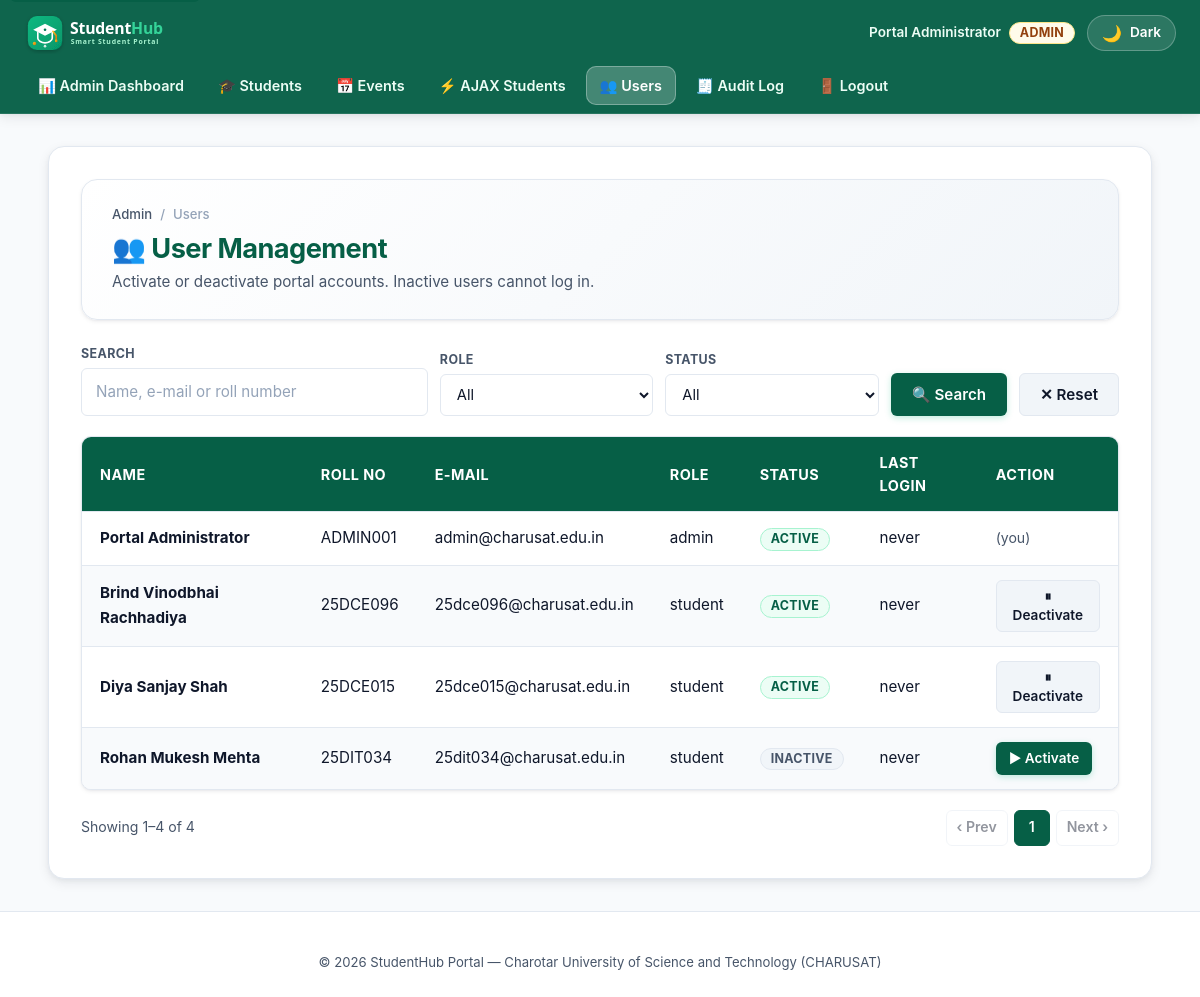
Screenshot of /Practical-14/users.php (signed in) with the database file from the repository.
### tables this page shows
CREATE TABLE `users` (
  `id` int(10) unsigned NOT NULL AUTO_INCREMENT,
  `fullname` varchar(60) NOT NULL,
  `student_id` varchar(15) NOT NULL,
  `email` varchar(100) NOT NULL,
  `mobile` char(10) NOT NULL,
  `course` varchar(50) NOT NULL,
  `year` varchar(30) NOT NULL,
  `gender` enum('Male','Female','Other') NOT NULL,
  `password_hash` varchar(255) NOT NULL,
  `role` enum('student','admin') NOT NULL DEFAULT 'student',
  `status` enum('active','inactive') NOT NULL DEFAULT 'active',
  `last_login` datetime DEFAULT NULL,
  `created_at` timestamp NOT NULL DEFAULT current_timestamp(),
  PRIMARY KEY (`id`),
  UNIQUE KEY `uq_users_email` (`email`),
  UNIQUE KEY `uq_users_student_id` (`student_id`)
);

### Practical(1-4)(Studenthub)/includes/helpers.php (called while the page is built, shortened)
<?php
function e($value): string
{
    return htmlspecialchars((string)$value, ENT_QUOTES | ENT_SUBSTITUTE, 'UTF-8');
}
function start_session(): void
{
    if (session_status() === PHP_SESSION_ACTIVE) {
        return;
    }
    $https = (!empty($_SERVER['HTTPS']) && $_SERVER['HTTPS'] !== 'off');
}
function current_user(): ?array
{
    return $_SESSION['user'] ?? null;
}
function url_with(array $changes): string
{
    $q = array_merge($_GET, $changes);
    return '?' . http_build_query($q);
}
function stmt_bind_all(mysqli_stmt $stmt, string $types, array $params): void
{
    if ($types !== '') {
        $stmt->bind_param($types, ...$params);
    }
}

### Practical(1-4)(Studenthub)/includes/auth.php (called while the page is built, shortened)
<?php
require_once __DIR__ . '/helpers.php';
function auth_boot(bool $allowRemember = true): ?array
{
    if (isset($_SESSION['user'])) {
        return $_SESSION['user'];
    }
    return null;
}
function require_login(): array
{
    $user = auth_boot();
    return $user;
}
function require_role(string $role): array
{
    $user = require_login();
    return $user;
}

### Practical-14/users.php (the view, shortened to what this page needs)
<?php
require_once __DIR__ . '/../includes/auth.php';
require_once __DIR__ . '/../includes/layout.php';
$admin = require_role('admin');
$q = trim($_GET['q'] ?? '');
$role = $_GET['role'] ?? '';
$status = $_GET['status'] ?? '';
$where = []; $types = ''; $params = [];
$w = $where ? 'WHERE ' . implode(' AND ', $where) : '';
$perPage = 10;
$stmt = $conn->prepare("SELECT COUNT(*) c FROM users $w");
stmt_bind_all($stmt, $types, $params); $stmt->execute();
$total = (int)$stmt->get_result()->fetch_assoc()['c']; $stmt->close();
[$page, , $offset, $pages] = paginate($total, $perPage, (int)($_GET['page'] ?? 1));
$stmt = $conn->prepare("SELECT id, fullname, student_id, email, role, status, last_login, created_at FROM users $w ORDER BY id LIMIT ? OFFSET ?");
stmt_bind_all($stmt, $types . 'ii', array_merge($params, [$perPage, $offset]));
$stmt->execute();
$rows = $stmt->get_result()->fetch_all(MYSQLI_ASSOC); $stmt->close();
sh_header(['title' => 'Users', 'active' => 'users', 'heading' => '👥 User Management',
    'subtitle' => 'Activate or deactivate portal accounts. Inactive users cannot log in.',
    'crumbs' => [['Admin', 'admin_dashboard.php'], ['Users']]]);
?>
<form method="get" class="inline-form toolbar" role="search" aria-label="Search users">
  <div class="field grow"><label for="q">Search</label><input type="search" id="q" name="q" value="<?= e($q) ?>" placeholder="Name, e-mail or roll number"></div>
  <div class="field"><label for="role">Role</label><select id="role" name="role"><option value="">All</option>
    <option value="admin"<?= $role === 'admin' ? ' selected' : '' ?>>Admin</option><option value="student"<?= $role === 'student' ? ' selected' : '' ?>>Student</option></select></div>
  <div class="field"><label for="status">Status</label><select id="status" name="status"><option value="">All</option>
    <option value="active"<?= $status === 'active' ? ' selected' : '' ?>>Active</option><option value="inactive"<?= $status === 'inactive' ? ' selected' : '' ?>>Inactive</option></select></div>
  <button class="btn btn-primary" type="submit">🔍 Search</button>
  <a class="btn btn-secondary" href="users.php">✕ Reset</a>
</form>
<div class="table-responsive"><table>
  <thead><tr><th>Name</th><th>Roll No</th><th>E-mail</th><th>Role</th><th>Status</th><th>Last login</th><th>Action</th></tr></thead><tbody>
<?php foreach ($rows as $u): $self = (int)$u['id'] === (int)$admin['id']; ?>
  <tr>
    <td><strong><?= e($u['fullname']) ?></strong></td><td><?= e($u['student_id']) ?></td><td><?= e($u['email']) ?></td>
    <td><?= e($u['role']) ?></td>
    <td><span class="badge <?= $u['status'] === 'active' ? 'badge-success' : 'badge-neutral' ?>"><?= e($u['status']) ?></span></td>
    <td><?= e($u['last_login'] ?: 'never') ?></td>
    <td><?php if ($self): ?><span class="muted">(you)</span><?php else: ?>
      <form method="post" class="inline-form" data-confirm="<?= $u['status'] === 'active' ? 'Deactivate' : 'Activate' ?> <?= e($u['fullname']) ?>?">
        <button class="btn <?= $u['status'] === 'active' ? 'btn-secondary' : 'btn-primary' ?> btn-sm" type="submit"><?= $u['status'] === 'active' ? '⏸ Deactivate' : '▶ Activate' ?></button>
      </form><?php endif; ?></td>
  </tr>
<?php endforeach; ?></tbody></table></div>
<?php sh_pager($page, $pages, $total, $perPage); ?>
<?php sh_footer(); ?>

### Practical(1-4)(Studenthub)/includes/layout.php (shortened to what this page needs)
<?php
require_once __DIR__ . '/helpers.php';
function sh_menu(): array
{
    $user = current_user();
    $html = '../Html%20folder/';
    if ($user['role'] === 'admin') {
        return [
            'admin'    => ['📊 Admin Dashboard', '../Practical-14/admin_dashboard.php'],
            'students' => ['🎓 Students', '../Practical-11/students_list.php'],
            'events'   => ['📅 Events', '../Practical-12/events_admin.php'],
            'ajax'     => ['⚡ AJAX Students', '../Practical-13/ajax_students.php'],
            'users'    => ['👥 Users', '../Practical-14/users.php'],
            'audit'    => ['🧾 Audit Log', '../Practical-14/audit_logs.php'],
            'logout'   => ['🚪 Logout', '../Practical-10/logout.php'],
        ];
    }
    return [
        'dashboard' => ['📊 Dashboard', '../Practical-10/dashboard.php'],
        'events'    => ['📅 Events', '../Practical-12/events_public.php'],
        'directory' => ['🎓 Directory', $html . 'students.html'],
        'profile'   => ['👤 Profile', $html . 'profile.html'],
        'contact'   => ['📞 Contact', $html . 'contact.html'],
        'logout'    => ['🚪 Logout', '../Practical-10/logout.php'],
    ];
}
function sh_header(array $opts = []): void
{
    $active = $opts['active'] ?? '';
    $user   = current_user();
    ?>
<!DOCTYPE html>
<html lang="en">
<head>
  <link rel="stylesheet" href="../for_css/common.css">
  <link rel="stylesheet" href="../for_css/admin.css">
</head>
<body>
  <header>
    <div class="header-inner">
      <a href="../Html%20folder/home.html" class="header-brand-link" aria-label="StudentHub Home">
        <img src="../for_css/extra/logo.svg" alt="StudentHub Logo" class="portal-logo">
      </a>
      <div class="header-actions">
        <?php if ($user): ?>
          <span class="user-chip" title="Signed in as <?= e($user['email']) ?>">
            <?= e($user['fullname']) ?> <span class="badge <?= $user['role'] === 'admin' ? 'badge-warning' : 'badge-info' ?>"><?= e($user['role']) ?></span>
          </span>
        <?php endif; ?>
        <button id="theme-toggle" class="theme-toggle-btn" aria-label="Toggle dark/light theme" title="Toggle Theme">
          <span class="theme-icon" id="theme-icon">🌙</span>
          <span class="theme-text" id="theme-text">Dark</span>
        </button>
      </div>
    </div>
    <div class="header-inner" style="padding-top: 0; padding-bottom: 8px;">
      <nav aria-label="Primary Navigation">
<?php foreach (sh_menu() as $key => [$label, $url]): ?>
        <a href="<?= e($url) ?>"<?= $key === $active ? ' class="active" aria-current="page"' : '' ?>><?= $label ?></a>
<?php endforeach; ?>
      </nav>
    </div>
  </header>
  <main id="main-content" class="php-main">
<?php if (!empty($opts['heading'])): ?>
    <div class="portal-page-header">
      <div class="header-info">
<?php if (!empty($opts['crumbs'])): ?>
        <nav class="breadcrumb" aria-label="Breadcrumb">
<?php foreach ($opts['crumbs'] as $i => $c): ?>
<?php if ($i > 0): ?><span class="breadcrumb-separator">/</span><?php endif; ?>
<?php if (!empty($c[1])): ?><a href="<?= e($c[1]) ?>"><?= e($c[0]) ?></a><?php else: ?><span><?= e($c[0]) ?></span><?php endif; ?>
<?php endforeach; ?>
        </nav>
<?php endif; ?>
        <h2><?= $opts['heading'] ?></h2>
<?php if (!empty($opts['subtitle'])): ?>
        <p><?= e($opts['subtitle']) ?></p>
<?php endif; ?>
      </div>
    </div>
<?php endif; ?>
<?php
}
function sh_footer(array $scripts = []): void
{
    ?>
  </main>
  <footer class="portal-footer">
    <div class="footer-bottom" style="border-top: none; padding: 0; justify-content: center; text-align: center;">
      <p>&copy; 2026 StudentHub Portal &mdash; Charotar University of Science and Technology (CHARUSAT)</p>
    </div>
  </footer>
</body>
</html>
<?php
}
function sh_pager(int $page, int $totalPages, int $total, int $perPage): void
{
    $from = $total ? ($page - 1) * $perPage + 1 : 0;
    $to   = min($total, $page * $perPage);
    ?>
  <nav class="pager" aria-label="Pagination">
    <span class="muted">Showing <?= $from ?>–<?= $to ?> of <?= $total ?></span>
    <div class="pages">
      <a href="<?= e(url_with(['page' => max(1, $page - 1)])) ?>" class="<?= $page <= 1 ? 'disabled' : '' ?>" aria-label="Previous page">‹ Prev</a>
<?php for ($i = 1; $i <= $totalPages; $i++): ?>
<?php if ($i === $page): ?><span class="current" aria-current="page"><?= $i ?></span>
<?php else: ?><a href="<?= e(url_with(['page' => $i])) ?>"><?= $i ?></a><?php endif; ?>
<?php endfor; ?>
      <a href="<?= e(url_with(['page' => min($totalPages, $page + 1)])) ?>" class="<?= $page >= $totalPages ? 'disabled' : '' ?>" aria-label="Next page">Next ›</a>
    </div>
  </nav>
<?php
}

### Practical(1-4)(Studenthub)/for_css/admin.css (style rules this page uses)
.php-main { max-width: 1200px; }
form.inline-form, form.plain-form { max-width: none; margin: 0; padding: 0; background: transparent; border: none; box-shadow: none; }
.user-chip { display: inline-flex; align-items: center; gap: 8px; color: #ecfdf5; font-size: 0.85rem; font-weight: 600; }
.toolbar { display: flex; flex-wrap: wrap; gap: 12px; align-items: flex-end; margin-bottom: 18px; }
.toolbar .field { display: flex; flex-direction: column; gap: 4px; min-width: 150px; flex: 1 1 160px; }
.toolbar .field.grow { flex: 2 1 240px; }
.toolbar label { font-size: 0.78rem; font-weight: 700; text-transform: uppercase; letter-spacing: 0.03em; color: var(--text-muted); margin: 0; }
.toolbar input, .toolbar select, .toolbar-input { width: 100%; padding: 10px 12px; background: var(--bg-surface); color: var(--text-main); border: 1.5px solid var(--border-color); border-radius: var(--radius-sm); font: inherit; font-size: 0.92rem; }
.muted { color: var(--text-muted); font-size: 0.88rem; }
.pager { display: flex; justify-content: space-between; align-items: center; flex-wrap: wrap; gap: 12px; margin-top: 14px; }
.pager .pages { display: flex; gap: 6px; flex-wrap: wrap; }
.pager a, .pager span.current { min-width: 36px; height: 36px; padding: 0 10px; display: inline-flex; align-items: center; justify-content: center; border: 1px solid var(--border-color); border-radius: var(--radius-sm); background: var(--bg-surface); color: var(--text-main); font-weight: 600; font-size: 0.88rem; text-decoration: none; }
.pager span.current { background: var(--primary); color: #fff; border-color: var(--primary); }
.pager .disabled { opacity: 0.45; pointer-events: none; }
form input[type="number"], form input[type="date"], form input[type="file"], form input[type="search"], form input[type="tel"] { width: 100%; padding: 11px 14px; background-color: var(--bg-surface); color: var(--text-main); border: 1.5px solid var(--border-color); border-radius: var(--radius-sm); font: inherit; font-size: 0.95rem; }

### rows the page displays
users: fullname "Portal Administrator", role "ADMIN", student "ADMIN001", email "admin@charusat.edu.in", role "admin", status "ACTIVE", last_login "never", shows "(you)"
users: fullname "Brind Vinodbhai Rachhadiya", student "25DCE096", email "25dce096@charusat.edu.in", role "student", status "ACTIVE", last_login "never", shows "⏸ Deactivate"
users: fullname "Diya Sanjay Shah", student "25DCE015", email "25dce015@charusat.edu.in", role "student", status "ACTIVE", last_login "never", shows "⏸ Deactivate"
users: fullname "Rohan Mukesh Mehta", student "25DIT034", email "25dit034@charusat.edu.in", role "student", status "INACTIVE", last_login "never", shows "▶ Activate"

### other values shown
$label "📊 Admin Dashboard"
$label "🎓 Students"
$label "📅 Events"
$label "⚡ AJAX Students"
$label "👥 Users"
$label "🧾 Audit Log"
$label "🚪 Logout"
$c[0] "Admin"
$c[0] "Users"
$opts['heading'] "👥 User Management"
$opts['subtitle'] "Activate or deactivate portal accounts. Inactive users cannot log in."
$from "1"
$to "4"
$total "4"
